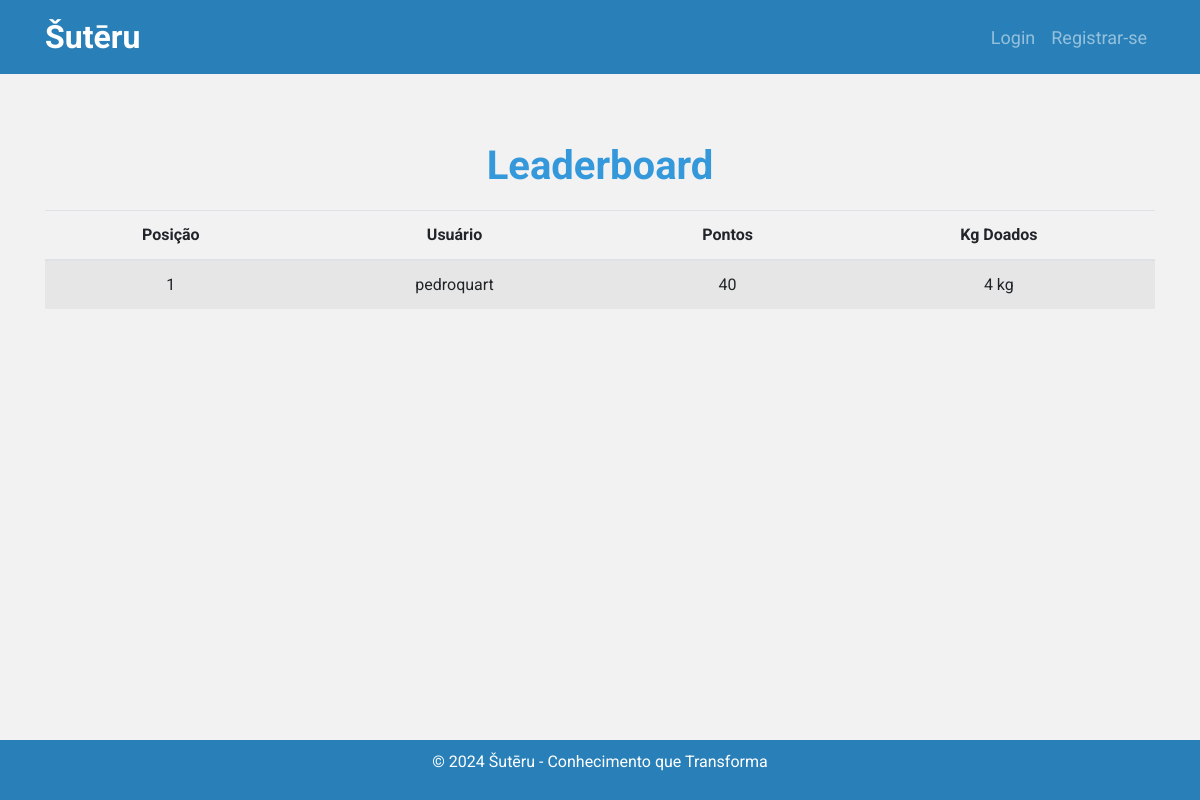
The app's page /leaderboard with its own data.
### tables this page shows
CREATE TABLE users (
        id INTEGER PRIMARY KEY AUTOINCREMENT,
        username TEXT UNIQUE NOT NULL,
        email TEXT UNIQUE NOT NULL,
        password TEXT,
        role TEXT DEFAULT 'user',
        register_date DATETIME DEFAULT CURRENT_TIMESTAMP
    );

### app.py (the view)
@app.route('/leaderboard')
def leaderboard():
    conn = sqlite3.connect('sutēru.db')
    c = conn.cursor()
    c.execute('''
        SELECT u.username, SUM(up.points) as total_points,
        CAST(SUM(up.points) / 10 AS INTEGER) as total_kg
        FROM users u
        JOIN user_points up ON u.id = up.user_id
        GROUP BY u.username
        ORDER BY total_points DESC
        LIMIT 10
    ''')
    leaderboard = c.fetchall()
    conn.close()
    return render_template('leaderboard.html',
                           leaderboard=leaderboard)

### app.py (called while the page is built)
@app.context_processor
def inject_user_role():
    return dict(get_user_role=get_user_role)

### templates/leaderboard.html
{% extends 'base.html' %}
{% block content %}
<h1>Leaderboard</h1>
<table class="table table-striped">
    <thead>
        <tr>
            <th>Posição</th>
            <th>Usuário</th>
            <th>Pontos</th>
            <th>Kg Doados</th>
        </tr>
    </thead>
    <tbody>
        {% for user in leaderboard %}
        <tr>
            <td>{{ loop.index }}</td>
            <td>{{ user[0] }}</td>
            <td>{{ user[1] }}</td>
            <td>{{ user[2] }} kg</td>
        </tr>
        {% endfor %}
    </tbody>
</table>
{% endblock %}

### static/style.css (style rules this page uses)
:root { --primary-color: #3498db; --secondary-color: #2ecc71; --text-color: #333; --background-color: #f2f2f2; --header-footer-bg: #2980b9; }
body { display: flex; flex-direction: column; min-height: 100vh; font-family: 'Roboto', sans-serif; background-color: var(--background-color); color: var(--text-color); margin: 0; }
h1, h2 { margin-top: 20px; color: var(--primary-color); font-weight: bold; text-align: center; }
.table { margin-top: 20px; }
.table th, .table td { text-align: center; vertical-align: middle; }

### records on screen
users: username "pedroquart", user "40", user "4"
